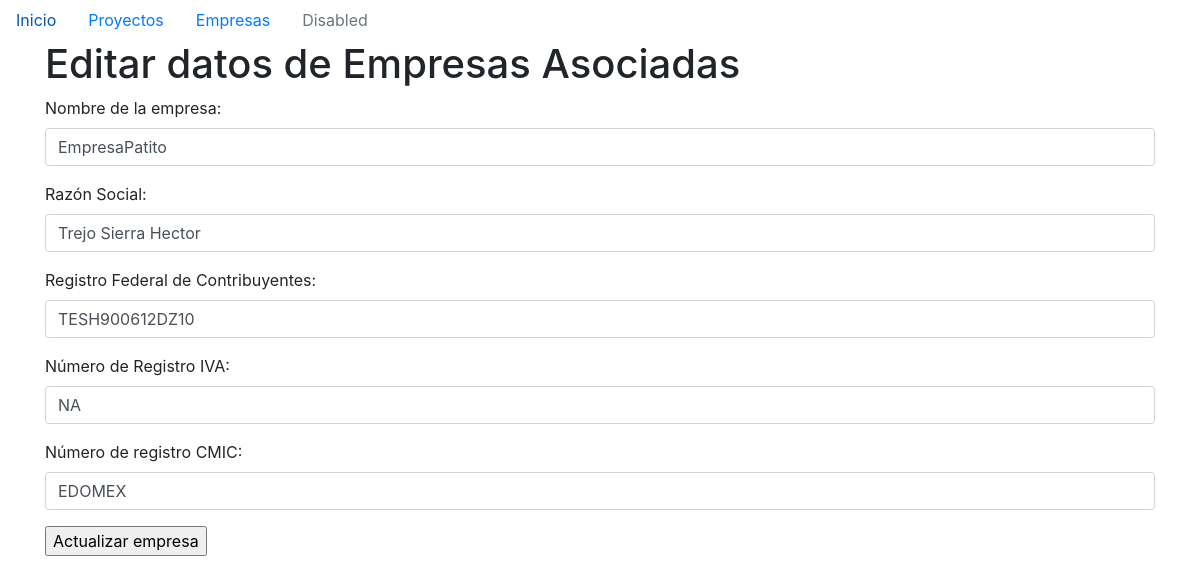
Page /empresas/editar/1 on the committed database.
### models/empresa.py (models this page shows)
class Empresa(db.Model):
    id = db.Column(db.Integer, primary_key=True)
    nombre = db.Column(db.String(50), nullable=False)
    razon_social = db.Column(db.String(50), nullable=False)
    rfc = db.Column(db.String(15), nullable=False)
    numero_iva = db.Column(db.String(20), nullable=False)
    cmic= db.Column(db.String(20), nullable=False)

### main.py (the view, shortened to what this page needs)
@app.route('/empresas/editar/<int:id>', methods=['GET', 'POST'])
def editar_empresa(id):
    empresa = Empresa.query.get(id)
    return render_template('edit_empresas.html',empresa=empresa)

### templates/edit_empresas.html (shortened to what this page needs)
{% extends 'base.html' %}
{% block content %}
<h1>Editar datos de Empresas Asociadas</h1>
<form action=/empresas/editar/{{empresa.id}} method="POST">
    <div class="form-group">
      <label for="nombre">Nombre de la empresa:</label>
      <input type="text" id="nombre" name="nombre" class="form-control" required value="{{empresa.nombre}}">
    </div>
    <div class="form-group">
        <label for="razon">Razón Social:</label>
        <input type="text" id="razon" name="razon" class="form-control" required value="{{empresa.razon_social}}">
      </div>
      <div class="form-group">
        <label for="rfc">Registro Federal de Contribuyentes:</label>
        <input type="text" id="rfc" name="rfc" class="form-control" required value="{{empresa.rfc}}">
      </div>
      <div class="form-group">
        <label for="no_iva">Número de Registro IVA:</label>
        <input type="text" id="no_iva" name="no_iva" class="form-control" required value="{{empresa.numero_iva}}">
      </div>
      <div class="form-group">
        <label for="cmic">Número de registro CMIC:</label>
        <input type="text" id="cmic" name="cmic" class="form-control" required value="{{empresa.cmic}}">
      </div>
    <input type="submit" name="accion" value="Actualizar empresa">
  </form>
{% endblock %}

### rows in the picture
Empresa: nombre "EmpresaPatito", razon "Trejo Sierra Hector", rfc "TESH900612DZ10", no_iva "NA", cmic "EDOMEX"
